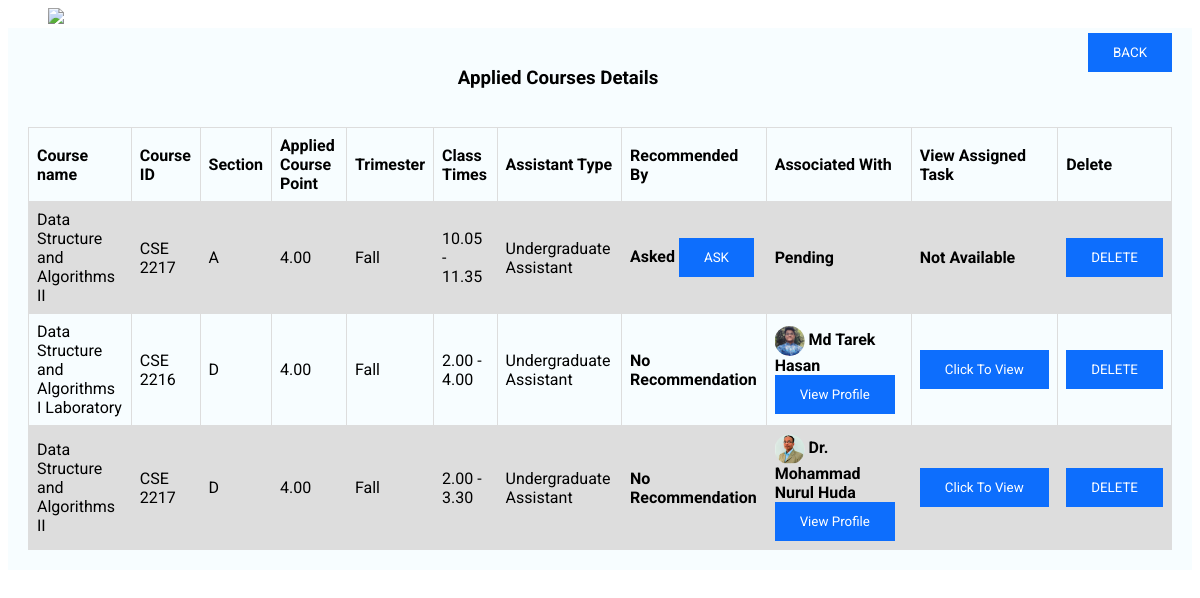
The page /project/s_uagrader.php (signed in) on the database its author committed.
### tables this page shows
CREATE TABLE `s_application` (
  `name` varchar(255) NOT NULL,
  `studentid` varchar(255) NOT NULL,
  `coursename` varchar(255) NOT NULL,
  `courseid` varchar(255) NOT NULL,
  `grade` varchar(255) NOT NULL,
  `cgpa` varchar(255) NOT NULL,
  `c_credit` varchar(255) NOT NULL,
  `type` varchar(255) NOT NULL,
  `department` varchar(255) NOT NULL,
  `trimester` varchar(255) NOT NULL,
  `recommendation` varchar(255) NOT NULL,
  `id` int(11) NOT NULL,
  `associated` varchar(255) NOT NULL,
  `time` varchar(255) NOT NULL,
  `section` varchar(255) NOT NULL,
  `aid` int(11) NOT NULL,
  `rid` int(11) NOT NULL
);

CREATE TABLE `f_users` (
  `name` varchar(255) NOT NULL,
  `type` varchar(255) NOT NULL,
  `email` varchar(255) NOT NULL,
  `password` varchar(255) NOT NULL,
  `github` varchar(255) NOT NULL,
  `linkedin` varchar(255) NOT NULL,
  `website` varchar(255) NOT NULL,
  `image` varchar(255) NOT NULL
);

### project/s_uagrader.php (the view, shortened to what this page needs)
<!DOCTYPE html>
<html lang="en">
<head>
    <link rel="stylesheet" href="main.css">
    <link rel="stylesheet" href="s_uagrader.css">
</head>
<body>
  <div class="searchbarWrapper">
    <span onclick="openNav()"><img src="https://cdn4.iconfinder.com/data/icons/wirecons-free-vector-icons/32/menu-alt-512.png" width="40px" style="padding-top: 0px; padding-left: 40px;"></span>
  </div>
  <div style="float:right;padding-right:20px;padding-top:5px">
    <a href="s_recruitment.php">
      <button class="searchbtn">BACK</button>
    </a>
  </div>
  <div id="main">
    <h3 style="text-align:center;padding-bottom:20px">Applied Courses Details</h3>
    <table>
        <tr>
          <th>Course name</th>
          <th>Course ID</th>
          <th>Section</th>
          <th>Applied Course Point</th>
          <th>Trimester</th>
          <th>Class Times</th>
          <th>Assistant Type</th>
          <th>Recommended By</th>
          <th>Associated With</th>
          <th>View Assigned Task</th>
          <th>Delete</th>
        </tr>
        <?php
            require_once "database.php";
            $studentid = $_SESSION['sstudentid'];
            $sql = "SELECT * FROM s_application WHERE studentid = '$studentid'";
            $sql_run = mysqli_query($conn,$sql);
            foreach ($sql_run as $row) {
              $aid = $row['aid'];
              $rimage = "";
              $aimage = "";
              if($aid != 0){
                $sqla = "SELECT email FROM f_request WHERE id = '$aid'";
                $sqla_run = mysqli_query($conn,$sqla);
                $finda = mysqli_fetch_array($sqla_run, MYSQLI_ASSOC);
                $aemail = $finda['email'];
                $sqlap = "SELECT image FROM f_users WHERE email = '$aemail'";
                $sqlap_run = mysqli_query($conn,$sqlap);
                $findap = mysqli_fetch_array($sqlap_run, MYSQLI_ASSOC);
                $aimage = $findap['image'];
              }
         ?>
        <tr>
          <td><?php echo $row['coursename']; ?></td>
          <td><?php echo $row['courseid']; ?></td>
          <td><?php echo $row['section']; ?></td>
          <td><?php echo $row['grade']; ?></td>
          <td><?php echo $row['trimester']; ?></td>
          <td><?php echo $row['time']; ?></td>
          <td><?php echo $row['type']; ?></td>
          <form action="s_ask.php" method="post">
            <?php
                if(($row['recommendation'] == 'No Recommendation' || $row['recommendation'] == 'Asked') && $row['associated'] == 'Pending'){
                  ?>
                  <th> <?php
                  if($rimage == ""){
                    echo $row['recommendation'];
                  }else{
                    ?>
                    <img style="clip-path: circle();height:30px;width:30px;vertical-align:middle;" src="<?php echo "upload/".$rimage ?>" alt="Avatar">
                    <?php
                    echo $row['recommendation'];echo " ";
                  }
                      ?>
                    <input class="searchbtn" type="submit" name="ask" class="btn btn-danger" value="ASK"></th>
                  <?php
                }else{
                  ?>
                  <th><?php
                  if($rimage == ""){
                    echo $row['recommendation'];
                  }else{
                    ?>
                    <img style="clip-path: circle();height:30px;width:30px;vertical-align:middle;" src="<?php echo "upload/".$rimage ?>" alt="Avatar">
                    <?php
                    echo $row['recommendation'];
                  }
                  ?>
                </th>
                  <?php
                }
             ?>
          </form>
          <form action="s_fprofile.php" method="post">
            <?php
                if($row['associated'] == 'Pending'){
                  ?>
                  <th><?php echo $row['associated']; ?></th>
                  <?php
                }else{
                  ?>
                  <th><?php ?>
                  <img style="clip-path: circle();height:30px;width:30px;vertical-align:middle;" src="<?php echo "upload/".$aimage ?>" alt="Avatar">
                  <?php
                  echo $row['associated']; ?><?php echo " " ?><input class="searchbtn" type="submit" name="profile" value="View Profile"></th>
                  <?php
                }
             ?>
          </form>
          <form action="s_taskprofile.php" method="post">
            <?php
                if($row['associated'] == 'Pending'){
                  ?>
                  <th><?php echo "Not Available" ?></th>
                  <?php
                }else{
                  ?>
                  <th><input class="searchbtn" type="submit" name="view" class="btn btn-danger" value="Click To View"></th>
                  <?php
                }
             ?>
          </form>
          <form action="s_delete_apply.php" method="post">
            <th> <input class="searchbtn" type="submit" name="delete" class="btn btn-danger" value="DELETE"></th>
          </form>
        </tr>
      <?php } ?>
    </table>
  </div>
</body>
</html>

### project/main.css (style rules this page uses)
* { font-family: 'Roboto', sans-serif; }
#main { transition: margin-left .5s; padding: 20px; background: #f7fdff; }
.searchbarWrapper { display: flex; }
.searchbtn { background-color: #0d6efd; color: white; padding: 12px 25px; border: 0; outline: 0; }

### project/s_uagrader.css (style rules this page uses)
table { font-family: arial, sans-serif; border-collapse: collapse; width: 100%; }
td, th { border: 1px solid #dddddd; text-align: left; padding: 8px; }
tr:nth-child(even) { background-color: #dddddd; }

### rows shown on the page
s_application: coursename "Data Structure and Algorithms II", courseid "CSE 2217", section "A", grade "4.00", trimester "Fall", time "10.05 - 11.35", type "Undergraduate Assistant", recommendation "Asked", associated "Pending", shows "Not Available"
s_application: coursename "Data Structure and Algorithms I Laboratory", courseid "CSE 2216", section "D", grade "4.00", trimester "Fall", time "2.00 - 4.00", type "Undergraduate Assistant", recommendation "No Recommendation", f_users.image (picture), associated "Md Tarek Hasan"
s_application: coursename "Data Structure and Algorithms II", courseid "CSE 2217", section "D", grade "4.00", trimester "Fall", time "2.00 - 3.30", type "Undergraduate Assistant", recommendation "No Recommendation", f_users.image (picture), associated "Dr. Mohammad Nurul Huda"
